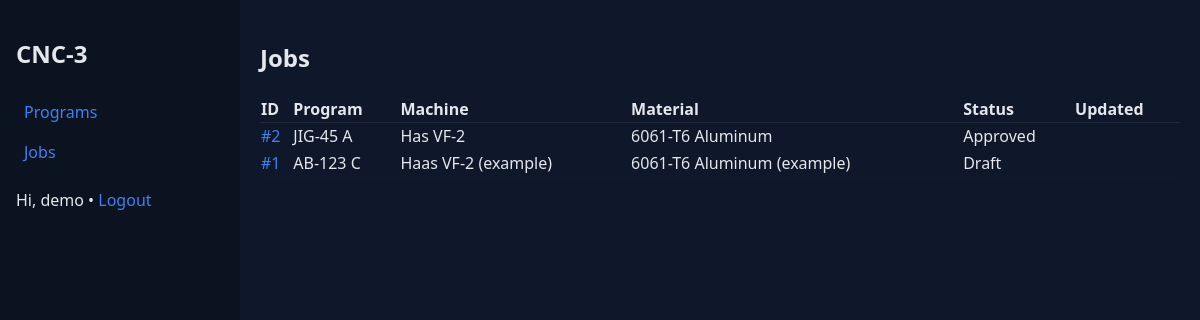
The app's page /jobs/ (signed in), older data.
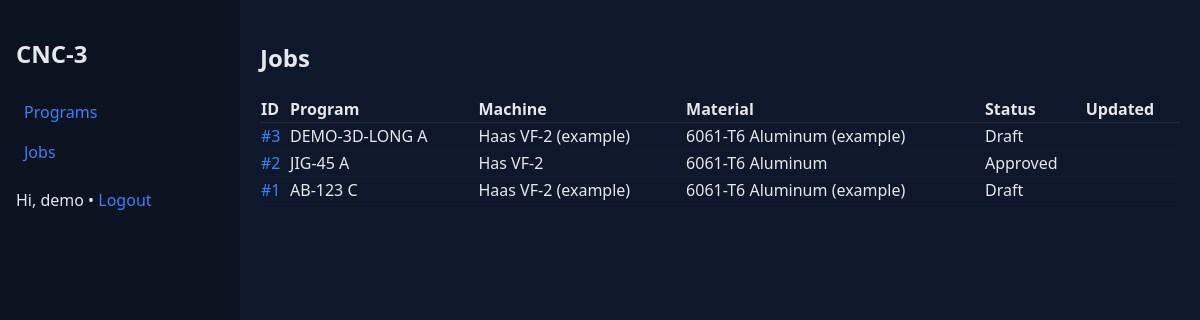
The same page, newer data.
### main_app/models.py (models this page shows, shortened)
class Job(models.Model):
    STATUS = [("draft","Draft"), ("submitted","Submitted"), ("approved","Approved")]
    owner    = models.ForeignKey(User, on_delete=models.CASCADE, related_name="jobs")
    program  = models.ForeignKey("Program", on_delete=models.CASCADE)
    machine  = models.ForeignKey("Machine", on_delete=models.PROTECT)
    material = models.ForeignKey("Material", on_delete=models.PROTECT)
    stock_lwh_mm = models.JSONField(default=dict)
    qty      = models.IntegerField(default=1)
    wcs      = models.CharField(max_length=8, default="G54")
    status   = models.CharField(max_length=10, choices=STATUS, default="draft")
    created_at = models.DateTimeField(auto_now_add=True)
    class Meta:
        ordering = ["-created_at"]

class Program(models.Model):
    owner      = models.ForeignKey(User, on_delete=models.CASCADE, related_name="programs")
    part_no    = models.CharField(max_length=80)
    revision   = models.CharField(max_length=10, blank=True)
    file_name  = models.CharField(max_length=255, blank=True, default="")
    file_mime  = models.CharField(max_length=100, blank=True, default="")
    file_blob  = models.BinaryField(null=True, blank=True)                       # DB storage
    file       = models.FileField(upload_to="programs/", null=True, blank=True)  # optional FS fallback
    units      = models.CharField(max_length=2, default="mm")   # "mm" or "in"
    abs_mode   = models.BooleanField(default=True)              # G90 (True) / G91 (False)
    bbox_json  = models.JSONField(default=dict)                 # {xmin,xmax,ymin,ymax,zmin,zmax}
    meta_json  = models.JSONField(default=dict)                 # tools/feeds/counts/lints (later)
    est_time_s = models.FloatField(default=0)
    created_at = models.DateTimeField(auto_now_add=True)
    class Meta:
        ordering = ["-created_at"]

class Machine(models.Model):
    name = models.CharField(max_length=80)
    max_rpm = models.IntegerField(default=12000)
    max_feed = models.IntegerField(default=4000)   # mm/min
    rapid_xy = models.IntegerField(default=3000)   # mm/min
    rapid_z  = models.IntegerField(default=1500)   # mm/min
    safe_z   = models.FloatField(default=5.0)

class Material(models.Model):
    name = models.CharField(max_length=80)
    hardness = models.CharField(max_length=40, blank=True)
    feedspeeds_json = models.JSONField(default=dict, blank=True)

### main_app/views.py (the view)
# urls.py: path("jobs/", views.JobList.as_view(), name="job_list"),
class JobList(LoginRequiredMixin, OwnerQS, ListView):
    model = Job
    ordering = ["-created_at"]

### main_app/views.py (called while the page is built)
    def get_queryset(self):
        return super().get_queryset().filter(owner=self.request.user)

### main_app/templates/main_app/job_list.html
{% extends "base.html" %}{% block content %}
<h2>Jobs</h2>
{% if object_list %}
  <table style="width:100%;border-collapse:collapse">
    <thead><tr style="text-align:left;border-bottom:1px solid #1f2937">
      <th>ID</th><th>Program</th><th>Machine</th><th>Material</th><th>Status</th><th>Updated</th>
    </tr></thead>
    <tbody>
    {% for j in object_list %}
      <tr style="border-bottom:1px solid #111a2c">
        <td><a href="{% url 'job_detail' j.pk %}">#{{ j.id }}</a></td>
        <td>{{ j.program.part_no }} {{ j.program.revision }}</td>
        <td>{{ j.machine.name }}</td>
        <td>{{ j.material.name }}</td>
        <td>{{ j.get_status_display }}</td>
        <td>{{ j.updated_at|date:"Y-m-d H:i" }}</td>
      </tr>
    {% endfor %}
    </tbody>
  </table>
{% else %}
  <p>No jobs yet.</p>
{% endif %}
{% endblock %}

Row changes from the older to the newer data that the page shows:
added Job: id "3", program.part_no "DEMO-3D-LONG", program.revision "A", machine.name "Haas VF-2 (example)", material.name "6061-T6 Aluminum (example)", status "Draft"
